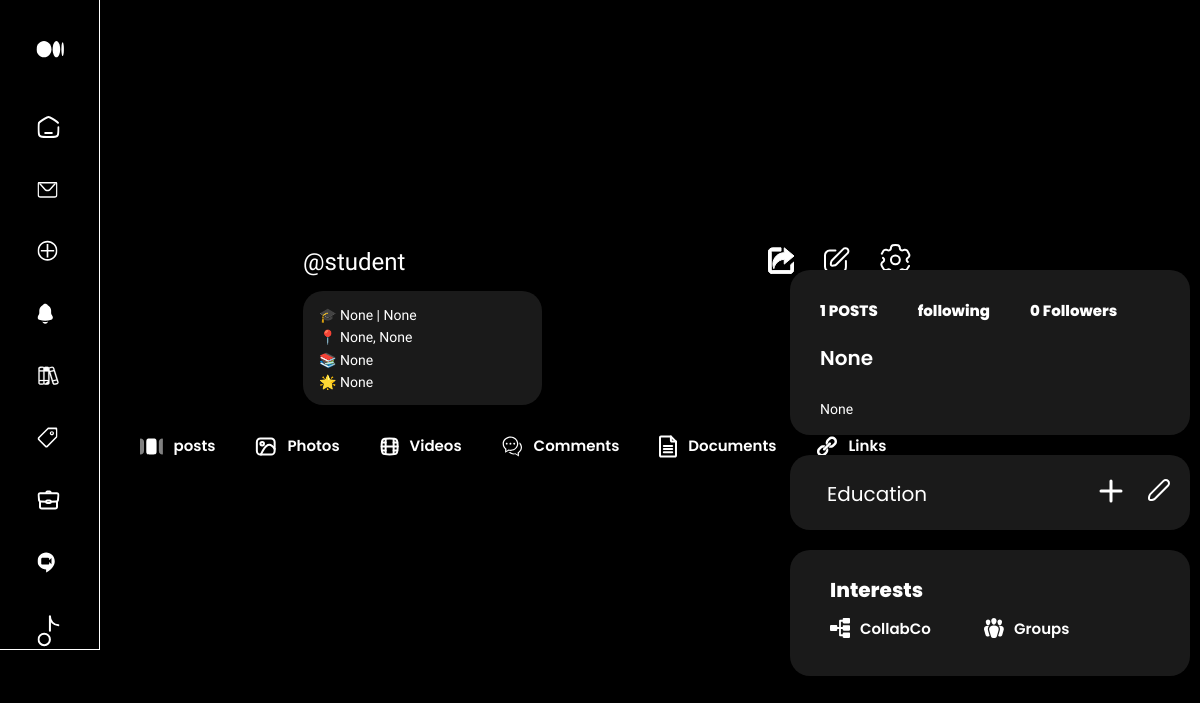
The page /profile/1 (signed in) on the database its author committed.
### main/models.py (models this page shows, shortened)
class User(AbstractUser):
    username = models.CharField(max_length=100,unique=True)
    email = models.EmailField(unique=True)
    first_name = models.CharField(max_length=100)
    last_name = models.CharField(max_length=100,null=True,blank=True)
    dob = models.DateField(null=True,blank=True)#
    profile_photo = models.ImageField(upload_to='./static/data/user_profile',blank=True,null=True)
    profile_banner = models.ImageField(upload_to='./static/data/profile_banner',blank=True,null=True)
    degree = models.TextField(null=True,blank=True)
    branch = models.TextField(null=True,blank=True)
    country = models.TextField(null=True,blank=True)
    state = models.TextField(max_length=100,null=True,blank=True)
    district = models.TextField(max_length=100,null=True,blank=True)
    bio = models.TextField(null=True,blank=True)
    university = models.TextField(null=True,blank=True)
    aspiring = models.TextField(null=True,blank=True)
    gender = models.TextField()
    created = models.DateTimeField(auto_now=True)
    updated = models.DateTimeField(auto_now_add=True)
    followers = models.ManyToManyField('self',blank=True)
    USERNAME_FIELD = 'username'
    REQUIRED_FIELDS = []

### main/views.py (the view)
# urls.py: path('profile/<int:pk>',views.profile,name='profile'),
@login_required(login_url='login')
def profile(request,pk):
    user = models.User.objects.get(id = pk)
    post = models.Post.objects.filter(post_details__host = user)
    details = models.PostDetails.objects.filter(host = user)
    context = {
        'user':user,
        'leftsidebar':'lite',
        'post':post,
        'details':details,
    }
    return render(request,'profile.html',context)

### main/templates/profile.html (shortened to what this page needs)
<!DOCTYPE html>
<html lang="en">
<head>
    <link rel="stylesheet" href="../static/styles/leftbar.css?{% now 'U' %}">
    <link rel="stylesheet" href="../static/styles/profile.css?{now 'U' %}">
</head>
<body>
    <div class="leftsidebar">
        {% include 'leftbar.html' %}
    </div>
    <main>
        <div class="profile_container">
            <div class="profile_header">
            </div>
            <div class="prfoile_main_img_details_con">
                <div class="profile_img">
                </div>
                <div class="main_profile_details">
                    <div class="primary_details">
                        <div class="profile_name">
                            <p>@{{user.username}}</p>
                        </div>
                        <div class="profile_details">
                            <p>🎓 {{user.university}} | {{user.degree}} <br>📍 {{user.state}}, {{user.country}} <br>📚 {{user.branch}} <br>🌟 {{user.aspiring}}</p>
                        </div>
                    </div>
                    <div class="profile_features">
                        <div class="share">
                        </div>
                        <div class="edit">
                        </div>
                        <div class="settings">
                        </div>
                    </div>
                </div>
                <div class="profile_post_area">
                    <div class="profile_navigate">
                        <div class="navigaters">
                            <div class="post_nav nav_things">
                                  <p>posts</p>
                            </div>
                            <div class="photos_nav nav_things">
                                  <p>Photos</p>
                            </div>
                            <div class="videos_nav nav_things">
                                  <p>Videos</p>
                            </div>
                            <div class="comments_nav nav_things">
                                  <p>Comments</p>
                            </div>
                            <div class="documents_nav nav_things">
                                  <p>Documents</p>
                            </div>
                            <div class="links_nav nav_things">
                                  <p>Links</p>
                            </div>
                        </div>
                    </div>
                </div>
            </div>
        </div>
        <aside>
            <div class="secondary_user_deatils_con">
                <div class="con_sec">
                    <div class="user_connections">
                        <p class="post_count">{{details.count}} POSTS</p>
                        <p class="following">{{user.following.count}} following</p>
                        <p class="followers">{{user.followers.count}} Followers</p>
                    </div>
                    <div class="user_fn">
                        <p>{{user.first_name}} {{user.last_name}}</p>
                    </div>
                    <div class="bio">
                        <p>{{user.bio}}</p>
                    </div>
                </div>
            </div>
            <div class="education">
                <div class="education_header">
                    <p>Education</p>
                    <div class="education_features">
                        <div class="add">
                            <svg xmlns="http://www.w3.org/2000/svg" width="24" height="24" viewBox="0 0 24 24" fill="none">
                                <path d="M22 12H12M12 12H2M12 12V2M12 12V22" stroke="white" stroke-width="3" stroke-linecap="round"/>
                              </svg>
                        </div>
                        <div class="edit">
                        </div>
                    </div>
                </div>
            </div>
            <div class="interest">
                <div class="interest_navbar">
                    <p>interests</p>
                    <div class="interest_navigaters">
                        <div class="nav_name">
                            <div class="nav_collabco nav_fe">
                                <p>CollabCo</p>
                            </div>
                            <div class="nav_groups nav_fe">
                                <p>Groups</p>
                            </div>
                        </div>
                    </div>
                </div>
                <div class="interest_area"></div>
            </div>
        </aside>
    </main>
</body>
</html>

### main/static/styles/leftbar.css (style rules this page uses)
:root { --fasthand-font:'Fasthand', cursive; --poppins-font:'Poppins', sans-serif; --silver:silver; --white:white; --black:#000; --gradient-1:linear-gradient(90deg, rgba(7, 9, 27, 0.50) 0%, rgba(61, 105, 196, 0.40) 100%); --gradient-2:linear-gradient(90deg, rgba(46, 102, 161, 0.40) 0%, rgba(80, 149, 208, 0.66) 52.54%, rgba(255, 255, 255, 0.40) 100%); --darkslate-blue:darkslateblue; }
* { margin: 0px; padding: 0px; box-sizing: border-box; }
body { width: auto; height: auto; flex-shrink: 0; background: var(--black); }

### rows shown on the page
User: username "student", university "None", degree "None", state "None", country "None", branch "None", aspiring "None", followers.count "0", last_name "None", bio "None"

### other values the page prints
{{ details.count }} "1"
